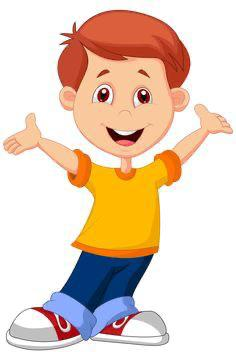
#> input picture test1.jpg, 236 x 352 px
$ python 'Facedetection(image).py'
#> lines starting #> are read from the running program, lines starting #| are printed output that depends on the picture; after the words box and inside, x2 and y2 are one past the last pixel; in counts of white or black regions, pixels touching at a corner belong together
import cv2

# Load the cascade(Should be in the project's directory)
face_cascade = cv2.CascadeClassifier('haarcascade_frontalface_default.xml')#face
eye_cascade = cv2.CascadeClassifier('haarcascade_eye.xml')#eye

# Read the input image
img = cv2.imread('test1.jpg')
#> img is the input picture: shape (352, 236, 3); mean B, G, R 189.4, 207.8, 230.2
gray = cv2.cvtColor(img, cv2.COLOR_BGR2GRAY)# Convert into grayscale
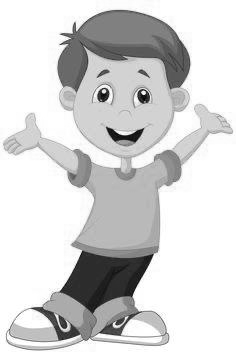
#> gray: shape (352, 236); min 2, max 255, mean 212.4
faces = face_cascade.detectMultiScale(gray, 1.1, 3)
#> faces = [[67, 51, 119, 119]]

for (x, y, w, h) in faces:# Draw rec.
    cv2.rectangle(img, (x, y), (x+w, y+h), (0, 0, 225), 2)
    roi_gray = gray[y:y + h, x:x + w]  # location of face
    roi_color = img[y:y + h, x:x + w]
    eyes = eye_cascade.detectMultiScale(roi_gray)
    for (ex, ey, ew, eh) in eyes:
        cv2.rectangle(roi_color, (ex, ey), (ex + ew, ey + eh), (0, 225, 0), 2)
#> this loop made 1 pass
#> (x, y, w, h, eyes) on pass 1: (67, 51, 119, 119, [[23, 30, 28, 28], [61, 34, 24, 24]])
#> pass 1, `roi_gray = gray[y:y + h, x:x + w]`:
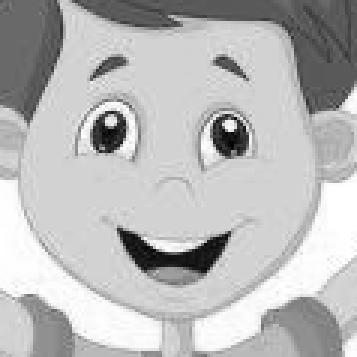
#> roi_gray: shape (119, 119) (shown 3 times larger); min 2, max 255, mean 185.1
#> pass 1, `roi_color = img[y:y + h, x:x + w]`:
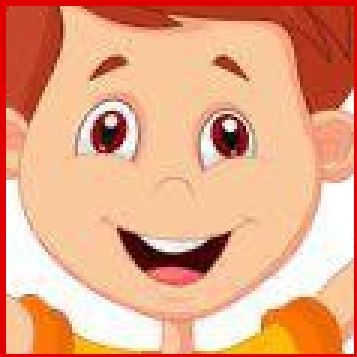
#> roi_color: shape (119, 119, 3) (shown 3 times larger); mean B, G, R 131.8, 165.3, 229.5
#> after the loop:
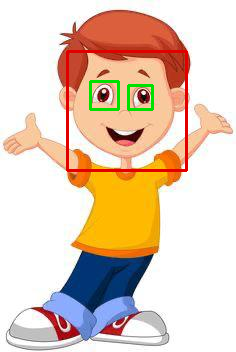
#> img: shape (352, 236, 3); 2.46% of pixels changed, all inside (x1, y1, x2, y2) = (66, 50, 188, 172)
#> after the loop:
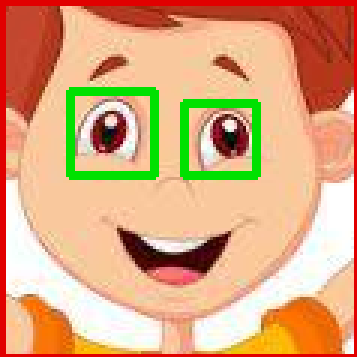
#> roi_color: shape (119, 119, 3) (shown 3 times larger); 4.35% of pixels changed, all inside (x1, y1, x2, y2) = (22, 29, 87, 60)

cv2.imshow('img', img)# Display the output
cv2.waitKey()
